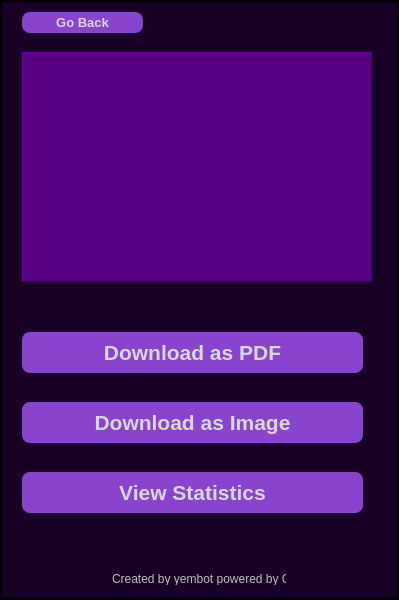
<?xml version="1.0" encoding="UTF-8"?>
<ui version="4.0">
 <class>MainWindow</class>
 <widget class="QMainWindow" name="MainWindow">
  <property name="geometry">
   <rect>
    <x>0</x>
    <y>0</y>
    <width>399</width>
    <height>600</height>
   </rect>
  </property>
  <property name="minimumSize">
   <size>
    <width>399</width>
    <height>600</height>
   </size>
  </property>
  <property name="maximumSize">
   <size>
    <width>399</width>
    <height>600</height>
   </size>
  </property>
  <property name="windowTitle">
   <string>MainWindow</string>
  </property>
  <widget class="QWidget" name="centralwidget">
   <property name="minimumSize">
    <size>
     <width>399</width>
     <height>600</height>
    </size>
   </property>
   <property name="maximumSize">
    <size>
     <width>399</width>
     <height>600</height>
    </size>
   </property>
   <widget class="QStackedWidget" name="stackedWidget">
    <property name="geometry">
     <rect>
      <x>0</x>
      <y>0</y>
      <width>400</width>
      <height>600</height>
     </rect>
    </property>
    <property name="minimumSize">
     <size>
      <width>400</width>
      <height>600</height>
     </size>
    </property>
    <property name="maximumSize">
     <size>
      <width>400</width>
      <height>600</height>
     </size>
    </property>
    <property name="font">
     <font>
      <pointsize>11</pointsize>
      <weight>75</weight>
      <bold>true</bold>
     </font>
    </property>
    <property name="styleSheet">
     <string notr="true">background-color: rgb(25, 0, 38);</string>
    </property>
    <property name="frameShape">
     <enum>QFrame::WinPanel</enum>
    </property>
    <property name="lineWidth">
     <number>1</number>
    </property>
    <property name="midLineWidth">
     <number>0</number>
    </property>
    <property name="currentIndex">
     <number>1</number>
    </property>
    <widget class="QWidget" name="add_attendance">
     <widget class="QLineEdit" name="male">
      <property name="geometry">
       <rect>
        <x>30</x>
        <y>320</y>
        <width>341</width>
        <height>41</height>
       </rect>
      </property>
      <property name="font">
       <font>
        <pointsize>14</pointsize>
        <weight>75</weight>
        <bold>true</bold>
       </font>
      </property>
      <property name="styleSheet">
       <string notr="true">color: rgb(216, 216, 216);
border: none;
border-bottom: 2px solid rgb(136, 68, 204);
border-radius: 10px;</string>
      </property>
      <property name="placeholderText">
       <string>Male</string>
      </property>
     </widget>
     <widget class="QLabel" name="label">
      <property name="geometry">
       <rect>
        <x>130</x>
        <y>40</y>
        <width>141</width>
        <height>23</height>
       </rect>
      </property>
      <property name="font">
       <font>
        <pointsize>14</pointsize>
       </font>
      </property>
      <property name="styleSheet">
       <string notr="true">color: rgb(225, 225, 225);</string>
      </property>
      <property name="text">
       <string>CIH Attendance</string>
      </property>
      <property name="alignment">
       <set>Qt::AlignCenter</set>
      </property>
     </widget>
     <widget class="QLineEdit" name="Title">
      <property name="geometry">
       <rect>
        <x>30</x>
        <y>110</y>
        <width>341</width>
        <height>41</height>
       </rect>
      </property>
      <property name="font">
       <font>
        <pointsize>14</pointsize>
        <weight>75</weight>
        <bold>true</bold>
       </font>
      </property>
      <property name="styleSheet">
       <string notr="true">color: rgb(216, 216, 216);
border: none;
border-bottom: 2px solid rgb(136, 68, 204);
border-radius: 10px;</string>
      </property>
      <property name="text">
       <string/>
      </property>
      <property name="placeholderText">
       <string>Title</string>
      </property>
     </widget>
     <widget class="QLineEdit" name="female">
      <property name="geometry">
       <rect>
        <x>30</x>
        <y>390</y>
        <width>341</width>
        <height>41</height>
       </rect>
      </property>
      <property name="font">
       <font>
        <pointsize>14</pointsize>
        <weight>75</weight>
        <bold>true</bold>
       </font>
      </property>
      <property name="styleSheet">
       <string notr="true">color: rgb(216, 216, 216);
border: none;
border-bottom: 2px solid rgb(136, 68, 204);
border-radius: 10px;</string>
      </property>
      <property name="placeholderText">
       <string>Female</string>
      </property>
     </widget>
     <widget class="QPushButton" name="add_attendance_2">
      <property name="geometry">
       <rect>
        <x>30</x>
        <y>450</y>
        <width>341</width>
        <height>41</height>
       </rect>
      </property>
      <property name="font">
       <font>
        <pointsize>16</pointsize>
        <weight>75</weight>
        <bold>true</bold>
       </font>
      </property>
      <property name="cursor">
       <cursorShape>PointingHandCursor</cursorShape>
      </property>
      <property name="styleSheet">
       <string notr="true">background-color:  rgb(136, 68, 204);
color: rgb(216, 216, 216);
border-radius: 8%;</string>
      </property>
      <property name="text">
       <string>Add Attendance</string>
      </property>
      <property name="icon">
       <iconset>
        <normaloff>../../hidden/bs/bootstrap-icons-1.7.2/bootstrap-icons-1.7.2/bookmark-plus-fill.svg</normaloff>../../hidden/bs/bootstrap-icons-1.7.2/bootstrap-icons-1.7.2/bookmark-plus-fill.svg</iconset>
      </property>
     </widget>
     <widget class="QCommandLinkButton" name="view_statistics">
      <property name="geometry">
       <rect>
        <x>30</x>
        <y>510</y>
        <width>341</width>
        <height>41</height>
       </rect>
      </property>
      <property name="font">
       <font>
        <family>Segoe UI</family>
        <pointsize>14</pointsize>
        <weight>75</weight>
        <italic>true</italic>
        <bold>true</bold>
       </font>
      </property>
      <property name="cursor">
       <cursorShape>PointingHandCursor</cursorShape>
      </property>
      <property name="styleSheet">
       <string notr="true">background-color:  rgb(136, 68, 204);
color: rgb(216, 216, 216);</string>
      </property>
      <property name="text">
       <string>View statistics</string>
      </property>
      <property name="icon">
       <iconset>
        <normaloff>../../hidden/bs/bootstrap-icons-1.7.2/bootstrap-icons-1.7.2/graph-up-arrow.svg</normaloff>../../hidden/bs/bootstrap-icons-1.7.2/bootstrap-icons-1.7.2/graph-up-arrow.svg</iconset>
      </property>
      <property name="iconSize">
       <size>
        <width>70</width>
        <height>25</height>
       </size>
      </property>
     </widget>
     <widget class="QLabel" name="label_2">
      <property name="geometry">
       <rect>
        <x>30</x>
        <y>510</y>
        <width>341</width>
        <height>41</height>
       </rect>
      </property>
      <property name="styleSheet">
       <string notr="true">color: rgb(216, 216, 216);
background-color: rgb(66, 0, 99);
border-radius: 8%;</string>
      </property>
      <property name="text">
       <string/>
      </property>
     </widget>
     <widget class="QLabel" name="label_8">
      <property name="geometry">
       <rect>
        <x>100</x>
        <y>570</y>
        <width>174</width>
        <height>13</height>
       </rect>
      </property>
      <property name="styleSheet">
       <string notr="true">color: rgb(190, 190, 190);</string>
      </property>
      <property name="text">
       <string>Created by yembot powered by CIH</string>
      </property>
     </widget>
     <widget class="QComboBox" name="dropdown">
      <property name="geometry">
       <rect>
        <x>30</x>
        <y>180</y>
        <width>341</width>
        <height>41</height>
       </rect>
      </property>
      <property name="font">
       <font>
        <pointsize>14</pointsize>
        <weight>75</weight>
        <bold>true</bold>
       </font>
      </property>
      <property name="styleSheet">
       <string notr="true">color: rgb(216, 216, 216);
border: none;
border-bottom: 2px solid rgb(136, 68, 204);
border-radius: 10px;</string>
      </property>
     </widget>
     <widget class="QComboBox" name="day">
      <property name="geometry">
       <rect>
        <x>30</x>
        <y>250</y>
        <width>341</width>
        <height>41</height>
       </rect>
      </property>
      <property name="font">
       <font>
        <pointsize>14</pointsize>
        <weight>75</weight>
        <bold>true</bold>
       </font>
      </property>
      <property name="styleSheet">
       <string notr="true">color: rgb(216, 216, 216);
border: none;
border-bottom: 2px solid rgb(136, 68, 204);
border-radius: 10px;</string>
      </property>
     </widget>
     <zorder>label_2</zorder>
     <zorder>male</zorder>
     <zorder>label</zorder>
     <zorder>Title</zorder>
     <zorder>female</zorder>
     <zorder>add_attendance_2</zorder>
     <zorder>view_statistics</zorder>
     <zorder>label_8</zorder>
     <zorder>dropdown</zorder>
     <zorder>day</zorder>
    </widget>
    <widget class="QWidget" name="table_page">
     <widget class="QTableWidget" name="tableWidget">
      <property name="geometry">
       <rect>
        <x>20</x>
        <y>50</y>
        <width>351</width>
        <height>231</height>
       </rect>
      </property>
      <property name="styleSheet">
       <string notr="true">background-color: rgb(88, 0, 132);
gridline-color: rgb(214, 214, 214);
color: rgb(36, 0, 54);
font: 75 12pt &quot;MS Shell Dlg 2&quot;;</string>
      </property>
      <property name="frameShape">
       <enum>QFrame::WinPanel</enum>
      </property>
      <property name="frameShadow">
       <enum>QFrame::Raised</enum>
      </property>
     </widget>
     <widget class="QPushButton" name="download_image">
      <property name="geometry">
       <rect>
        <x>20</x>
        <y>400</y>
        <width>341</width>
        <height>41</height>
       </rect>
      </property>
      <property name="font">
       <font>
        <pointsize>16</pointsize>
        <weight>75</weight>
        <bold>true</bold>
       </font>
      </property>
      <property name="cursor">
       <cursorShape>PointingHandCursor</cursorShape>
      </property>
      <property name="styleSheet">
       <string notr="true">background-color:  rgb(136, 68, 204);
color: rgb(216, 216, 216);
border-radius: 8%;</string>
      </property>
      <property name="text">
       <string>Download as Image</string>
      </property>
      <property name="icon">
       <iconset>
        <normaloff>../../hidden/bs/bootstrap-icons-1.7.2/bootstrap-icons-1.7.2/download.svg</normaloff>../../hidden/bs/bootstrap-icons-1.7.2/bootstrap-icons-1.7.2/download.svg</iconset>
      </property>
     </widget>
     <widget class="QPushButton" name="view_statistics_2">
      <property name="geometry">
       <rect>
        <x>20</x>
        <y>470</y>
        <width>341</width>
        <height>41</height>
       </rect>
      </property>
      <property name="font">
       <font>
        <pointsize>16</pointsize>
        <weight>75</weight>
        <bold>true</bold>
       </font>
      </property>
      <property name="cursor">
       <cursorShape>PointingHandCursor</cursorShape>
      </property>
      <property name="styleSheet">
       <string notr="true">background-color:  rgb(136, 68, 204);
color: rgb(216, 216, 216);
border-radius: 8%;</string>
      </property>
      <property name="text">
       <string>View Statistics</string>
      </property>
      <property name="icon">
       <iconset>
        <normaloff>../../hidden/bs/bootstrap-icons-1.7.2/bootstrap-icons-1.7.2/graph-up-arrow.svg</normaloff>../../hidden/bs/bootstrap-icons-1.7.2/bootstrap-icons-1.7.2/graph-up-arrow.svg</iconset>
      </property>
     </widget>
     <widget class="QPushButton" name="dowload_pdf">
      <property name="geometry">
       <rect>
        <x>20</x>
        <y>330</y>
        <width>341</width>
        <height>41</height>
       </rect>
      </property>
      <property name="font">
       <font>
        <pointsize>16</pointsize>
        <weight>75</weight>
        <bold>true</bold>
       </font>
      </property>
      <property name="cursor">
       <cursorShape>PointingHandCursor</cursorShape>
      </property>
      <property name="styleSheet">
       <string notr="true">background-color:  rgb(136, 68, 204);
color: rgb(216, 216, 216);
border-radius: 8%;</string>
      </property>
      <property name="text">
       <string>Download as PDF</string>
      </property>
      <property name="icon">
       <iconset>
        <normaloff>../../hidden/bs/bootstrap-icons-1.7.2/bootstrap-icons-1.7.2/download.svg</normaloff>../../hidden/bs/bootstrap-icons-1.7.2/bootstrap-icons-1.7.2/download.svg</iconset>
      </property>
     </widget>
     <widget class="QLabel" name="label_7">
      <property name="geometry">
       <rect>
        <x>110</x>
        <y>570</y>
        <width>174</width>
        <height>13</height>
       </rect>
      </property>
      <property name="styleSheet">
       <string notr="true">color: rgb(190, 190, 190);</string>
      </property>
      <property name="text">
       <string>Created by yembot powered by CIH</string>
      </property>
     </widget>
     <widget class="QPushButton" name="go_back">
      <property name="geometry">
       <rect>
        <x>20</x>
        <y>10</y>
        <width>121</width>
        <height>21</height>
       </rect>
      </property>
      <property name="font">
       <font>
        <pointsize>10</pointsize>
        <weight>75</weight>
        <bold>true</bold>
       </font>
      </property>
      <property name="styleSheet">
       <string notr="true">background-color:  rgb(136, 68, 204);
color: rgb(216, 216, 216);
border-radius: 8%;</string>
      </property>
      <property name="text">
       <string>Go Back</string>
      </property>
      <property name="icon">
       <iconset>
        <normaloff>../../hidden/bs/bootstrap-icons-1.7.2/bootstrap-icons-1.7.2/backspace-fill.svg</normaloff>../../hidden/bs/bootstrap-icons-1.7.2/bootstrap-icons-1.7.2/backspace-fill.svg</iconset>
      </property>
     </widget>
    </widget>
    <widget class="QWidget" name="select_attendant">
     <widget class="QListWidget" name="listWidget">
      <property name="geometry">
       <rect>
        <x>20</x>
        <y>70</y>
        <width>351</width>
        <height>301</height>
       </rect>
      </property>
      <property name="font">
       <font>
        <pointsize>14</pointsize>
        <weight>75</weight>
        <italic>true</italic>
        <bold>true</bold>
       </font>
      </property>
      <property name="styleSheet">
       <string notr="true">color: rgb(180, 180, 180);
background-color: rgb(84, 0, 127);</string>
      </property>
      <property name="dragEnabled">
       <bool>true</bool>
      </property>
      <property name="dragDropOverwriteMode">
       <bool>false</bool>
      </property>
      <property name="dragDropMode">
       <enum>QAbstractItemView::DragDrop</enum>
      </property>
      <property name="defaultDropAction">
       <enum>Qt::MoveAction</enum>
      </property>
      <property name="alternatingRowColors">
       <bool>false</bool>
      </property>
      <property name="selectionMode">
       <enum>QAbstractItemView::SingleSelection</enum>
      </property>
      <property name="textElideMode">
       <enum>Qt::ElideMiddle</enum>
      </property>
      <property name="gridSize">
       <size>
        <width>0</width>
        <height>30</height>
       </size>
      </property>
      <property name="viewMode">
       <enum>QListView::ListMode</enum>
      </property>
      <property name="uniformItemSizes">
       <bool>false</bool>
      </property>
      <property name="sortingEnabled">
       <bool>false</bool>
      </property>
     </widget>
     <widget class="QLabel" name="label_4">
      <property name="geometry">
       <rect>
        <x>68</x>
        <y>30</y>
        <width>261</width>
        <height>23</height>
       </rect>
      </property>
      <property name="font">
       <font>
        <pointsize>14</pointsize>
       </font>
      </property>
      <property name="styleSheet">
       <string notr="true">color: rgb(225, 225, 225);</string>
      </property>
      <property name="text">
       <string>Select An Attendant To Check</string>
      </property>
      <property name="alignment">
       <set>Qt::AlignCenter</set>
      </property>
     </widget>
     <widget class="QCommandLinkButton" name="add_attendant">
      <property name="geometry">
       <rect>
        <x>30</x>
        <y>450</y>
        <width>331</width>
        <height>41</height>
       </rect>
      </property>
      <property name="font">
       <font>
        <family>Segoe UI</family>
        <pointsize>14</pointsize>
        <weight>75</weight>
        <italic>true</italic>
        <bold>true</bold>
       </font>
      </property>
      <property name="cursor">
       <cursorShape>PointingHandCursor</cursorShape>
      </property>
      <property name="styleSheet">
       <string notr="true">background-color:  rgb(136, 68, 204);
color: rgb(216, 216, 216);</string>
      </property>
      <property name="text">
       <string>Add Attendant</string>
      </property>
      <property name="icon">
       <iconset>
        <normaloff>../../hidden/bs/bootstrap-icons-1.7.2/bootstrap-icons-1.7.2/bookmark-plus-fill.svg</normaloff>../../hidden/bs/bootstrap-icons-1.7.2/bootstrap-icons-1.7.2/bookmark-plus-fill.svg</iconset>
      </property>
      <property name="iconSize">
       <size>
        <width>70</width>
        <height>25</height>
       </size>
      </property>
     </widget>
     <widget class="QLabel" name="label_3">
      <property name="geometry">
       <rect>
        <x>30</x>
        <y>510</y>
        <width>331</width>
        <height>41</height>
       </rect>
      </property>
      <property name="styleSheet">
       <string notr="true">color: rgb(216, 216, 216);
background-color: rgb(66, 0, 99);
border-radius: 8%;</string>
      </property>
      <property name="text">
       <string/>
      </property>
     </widget>
     <widget class="QCommandLinkButton" name="view_all">
      <property name="geometry">
       <rect>
        <x>30</x>
        <y>510</y>
        <width>331</width>
        <height>41</height>
       </rect>
      </property>
      <property name="font">
       <font>
        <family>Segoe UI</family>
        <pointsize>14</pointsize>
        <weight>75</weight>
        <italic>true</italic>
        <bold>true</bold>
       </font>
      </property>
      <property name="cursor">
       <cursorShape>PointingHandCursor</cursorShape>
      </property>
      <property name="styleSheet">
       <string notr="true">background-color:  rgb(136, 68, 204);
color: rgb(216, 216, 216);</string>
      </property>
      <property name="text">
       <string>View All</string>
      </property>
      <property name="icon">
       <iconset>
        <normaloff>../../hidden/bs/bootstrap-icons-1.7.2/bootstrap-icons-1.7.2/view-list.svg</normaloff>
        <activeon>../../hidden/bs/bootstrap-icons-1.7.2/bootstrap-icons-1.7.2/view-stacked.svg</activeon>../../hidden/bs/bootstrap-icons-1.7.2/bootstrap-icons-1.7.2/view-list.svg</iconset>
      </property>
      <property name="iconSize">
       <size>
        <width>70</width>
        <height>25</height>
       </size>
      </property>
     </widget>
     <widget class="QLabel" name="label_5">
      <property name="geometry">
       <rect>
        <x>30</x>
        <y>450</y>
        <width>331</width>
        <height>41</height>
       </rect>
      </property>
      <property name="styleSheet">
       <string notr="true">color: rgb(216, 216, 216);
background-color: rgb(66, 0, 99);
border-radius: 8%;</string>
      </property>
      <property name="text">
       <string/>
      </property>
     </widget>
     <widget class="QCommandLinkButton" name="delete_attendant">
      <property name="geometry">
       <rect>
        <x>30</x>
        <y>390</y>
        <width>161</width>
        <height>41</height>
       </rect>
      </property>
      <property name="font">
       <font>
        <family>Segoe UI</family>
        <pointsize>10</pointsize>
        <weight>75</weight>
        <italic>true</italic>
        <bold>true</bold>
       </font>
      </property>
      <property name="cursor">
       <cursorShape>PointingHandCursor</cursorShape>
      </property>
      <property name="styleSheet">
       <string notr="true">background-color:  rgb(136, 68, 204);
color: rgb(216, 216, 216);</string>
      </property>
      <property name="text">
       <string>Delete Attendant</string>
      </property>
      <property name="icon">
       <iconset>
        <normaloff>../../hidden/bs/bootstrap-icons-1.7.2/bootstrap-icons-1.7.2/trash-fill.svg</normaloff>../../hidden/bs/bootstrap-icons-1.7.2/bootstrap-icons-1.7.2/trash-fill.svg</iconset>
      </property>
      <property name="iconSize">
       <size>
        <width>70</width>
        <height>25</height>
       </size>
      </property>
     </widget>
     <widget class="QLabel" name="label_6">
      <property name="geometry">
       <rect>
        <x>30</x>
        <y>390</y>
        <width>161</width>
        <height>41</height>
       </rect>
      </property>
      <property name="styleSheet">
       <string notr="true">color: rgb(216, 216, 216);
background-color: rgb(66, 0, 99);
border-radius: 8%;</string>
      </property>
      <property name="text">
       <string/>
      </property>
     </widget>
     <widget class="QLabel" name="label_9">
      <property name="geometry">
       <rect>
        <x>110</x>
        <y>570</y>
        <width>174</width>
        <height>13</height>
       </rect>
      </property>
      <property name="styleSheet">
       <string notr="true">color: rgb(190, 190, 190);</string>
      </property>
      <property name="text">
       <string>Created by yembot powered by CIH</string>
      </property>
     </widget>
     <widget class="QCommandLinkButton" name="clear_attendant">
      <property name="geometry">
       <rect>
        <x>200</x>
        <y>390</y>
        <width>161</width>
        <height>41</height>
       </rect>
      </property>
      <property name="font">
       <font>
        <family>Segoe UI</family>
        <pointsize>10</pointsize>
        <weight>75</weight>
        <italic>true</italic>
        <bold>true</bold>
       </font>
      </property>
      <property name="cursor">
       <cursorShape>PointingHandCursor</cursorShape>
      </property>
      <property name="styleSheet">
       <string notr="true">background-color:  rgb(136, 68, 204);
color: rgb(216, 216, 216);</string>
      </property>
      <property name="text">
       <string>Clear Attendant</string>
      </property>
      <property name="icon">
       <iconset>
        <normaloff>../../hidden/bs/bootstrap-icons-1.7.2/bootstrap-icons-1.7.2/recycle.svg</normaloff>../../hidden/bs/bootstrap-icons-1.7.2/bootstrap-icons-1.7.2/recycle.svg</iconset>
      </property>
      <property name="iconSize">
       <size>
        <width>70</width>
        <height>25</height>
       </size>
      </property>
     </widget>
     <widget class="QLabel" name="label_10">
      <property name="geometry">
       <rect>
        <x>200</x>
        <y>390</y>
        <width>161</width>
        <height>41</height>
       </rect>
      </property>
      <property name="styleSheet">
       <string notr="true">color: rgb(216, 216, 216);
background-color: rgb(66, 0, 99);
border-radius: 8%;</string>
      </property>
      <property name="text">
       <string/>
      </property>
     </widget>
     <zorder>label_10</zorder>
     <zorder>label_6</zorder>
     <zorder>label_5</zorder>
     <zorder>label_3</zorder>
     <zorder>listWidget</zorder>
     <zorder>label_4</zorder>
     <zorder>add_attendant</zorder>
     <zorder>view_all</zorder>
     <zorder>delete_attendant</zorder>
     <zorder>label_9</zorder>
     <zorder>clear_attendant</zorder>
    </widget>
   </widget>
  </widget>
 </widget>
 <resources/>
 <connections>
  <connection>
   <sender>listWidget</sender>
   <signal>itemPressed(QListWidgetItem*)</signal>
   <receiver>listWidget</receiver>
   <slot>selectAll()</slot>
   <hints>
    <hint type="sourcelabel">
     <x>85</x>
     <y>73</y>
    </hint>
    <hint type="destinationlabel">
     <x>85</x>
     <y>75</y>
    </hint>
   </hints>
  </connection>
  <connection>
   <sender>listWidget</sender>
   <signal>itemPressed(QListWidgetItem*)</signal>
   <receiver>listWidget</receiver>
   <slot>selectAll()</slot>
   <hints>
    <hint type="sourcelabel">
     <x>84</x>
     <y>117</y>
    </hint>
    <hint type="destinationlabel">
     <x>84</x>
     <y>117</y>
    </hint>
   </hints>
  </connection>
 </connections>
</ui>
